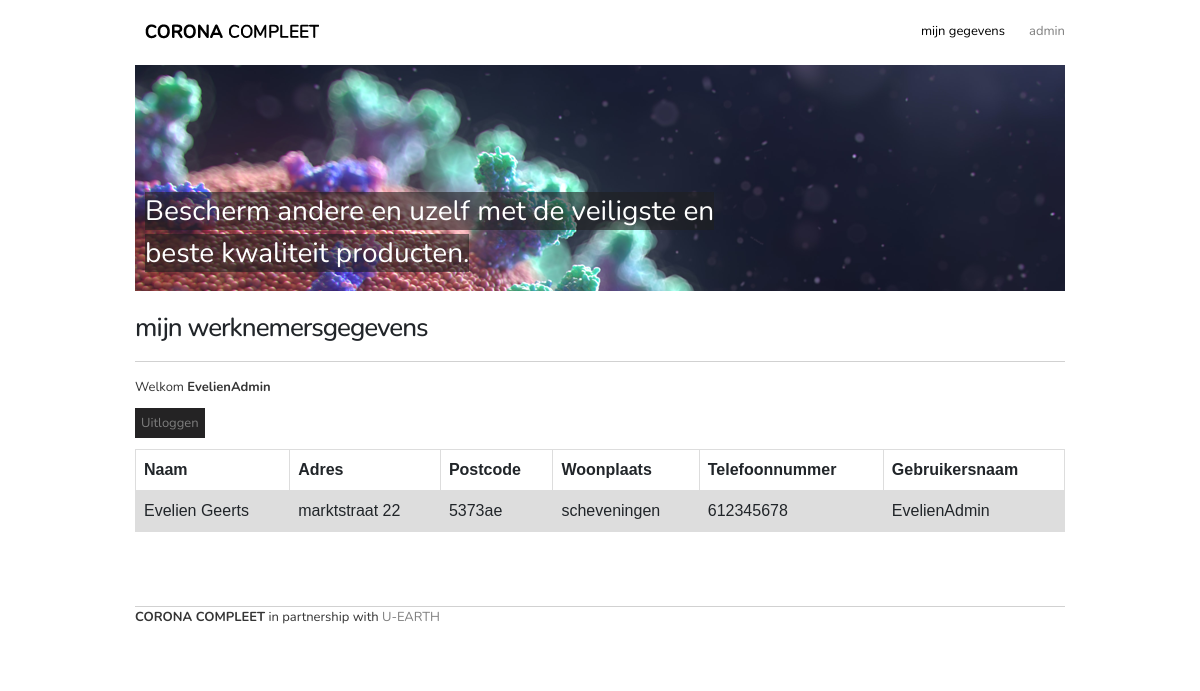
/pagina/mijngegevensw.php (signed in), run on the app's committed database.
### tables this page shows
CREATE TABLE `werknemers` (
  `personeelsnummer` INT(10) NOT NULL AUTO_INCREMENT,
  `naam`VARCHAR(50) NOT NULL,
  `adres`VARCHAR(50) NOT NULL,
  `postcode`VARCHAR(6) NOT NULL,
  `woonplaats`VARCHAR(50) NOT NULL,
  `gebruikersnaam` VARCHAR(20) NOT NULL UNIQUE ,
  `telefoonnummer`INT(10) NOT NULL,
  `wachtwoord` VARCHAR(20) NOT NULL,
  PRIMARY KEY (`personeelsnummer`)
);

### models/functions.php (called while the page is built, shortened)
<?php
function ExecuteQuery($conn, $query, $params = array()) {
  $stmt = $conn->prepare($query);
  $stmt->execute($params);
return $stmt;
}
function FetchQuery($conn, $query, $params = array()) {
    return ExecuteQuery($conn, $query, $params)->fetchAll(PDO::FETCH_ASSOC);
}
?>

### pagina/mijngegevensw.php (the view, shortened to what this page needs)
<?php
$page = 'mijngegevens';
include('../models/server.php');
include('../models/config.php');
include('../models/functions.php');
?>
<!DOCTYPE html>
<html lang="nl">
<head>
	<link rel='stylesheet' href='https://cdnjs.cloudflare.com/ajax/libs/font-awesome/5.9.0/css/all.min.css' />
	<link rel="stylesheet" href="https://localhost/git-coronacompleet/BLOK4/css/bootstrap.css">
	<link rel="stylesheet" href="https://localhost/git-coronacompleet/BLOK4/css/bootstrap-grid.css">
	<link rel="stylesheet" href="https://localhost/git-coronacompleet/BLOK4/css/style.css">
</head>
<body>
	<div class="container">
		<header>
			<a href="https://localhost/git-coronacompleet/BLOK4/index.php"><h1>CORONA COMPLEET</h1></a>
			<nav>
				<ul class="nav-list">
					<li><a href="https://localhost/git-coronacompleet/BLOK4/pagina/mijngegevensw.php"<?php if(isset($page) && $page == "mijngegevens") echo " class='selected'";?>>Mijn gegevens</a>
					</li>
					<li><a href="https://localhost/git-coronacompleet/BLOK4/pagina/admin.php"<?php if(isset($page) && $page == "admin") echo " class='selected'";?>>Admin</a></li>
				</ul>
			</nav>
			<div class="banner">
				<span class="spanwrap">
					Bescherm andere en uzelf met de veiligste en beste kwaliteit producten.
				</span>
			</div>
		</header>
<div class="header">
<br>
<h2>mijn werknemersgegevens</h2>
</div>
    <?php if (isset($_SESSION['gebruikersnaam'])):?>
    <p>Welkom <strong><?php echo $_SESSION['gebruikersnaam']; ?></strong></p>
    <div class="input-group">
    <p><a href="../models/logout.php"class="button">Uitloggen</a></p>
    </div>
    <?php endif ?>
<table>
<tr>
<th>Naam</th>
<th>Adres</th>
<th>Postcode</th>
<th>Woonplaats</th>
<th>Telefoonnummer</th>
<th>Gebruikersnaam</th>
</tr>
<?php
$result = FetchQuery($conn, "SELECT naam, adres, postcode, woonplaats, telefoonnummer, gebruikersnaam FROM werknemers WHERE gebruikersnaam= '$_SESSION[gebruikersnaam]'");
foreach ($result as $row) {
		echo "<tr>
		<td>" . $row['naam'] . "</td>
		<td>" . $row['adres'] . "</td>
		<td>" . $row['postcode'] . "</td>
        <td>" . $row['woonplaats'] . "</td>
        <td>" . $row['telefoonnummer'] . "</td>
        <td>" . $row['gebruikersnaam'] . "</td> " ;
    }
?>
</table>
<br>
<div>
<footer class="borderfooter">
<p><strong>CORONA COMPLEET</strong> in partnership with <a href="https://www.u-earth.eu/">U-EARTH</a></p>
</footer>
</div>
</body>
</html>

### css/style.css (style rules this page uses)
body { font-family: 'Nunito', sans-serif; overflow-y:scroll; }
p { font-size: 33px; line-height: initial; color: #353535; }
h1, h2, h3 { letter-spacing: -1px; }
h2, h3 { font-size: 56px; text-transform: lowercase; border-bottom: 1px solid #d1d1d1; padding-bottom: 20px; margin-bottom: 15px; line-height: 1em; }
a { color: #7e7e7e; text-decoration: none; }
a:hover, .selected { color: black; }
li { margin-left: 24px; }
.button { background-color: #242324; padding: 6px; color: #7e7e7e; }
ul { font-size: 33px; color: #353535; }
.borderfooter { border-top: 1px solid #d1d1d1; padding-bottom: 20px; margin-top: 50px; margin-bottom: 15px; line-height: 1em; }
.container { margin-left: initial; max-width: initial; }
@media (min-width: 992px) { p { font-size: 13px; line-height: 20px; } }
@media (min-width: 992px) { h2, h3 { font-size: 26px; text-transform: lowercase; } }
@media (min-width: 992px) { .container { margin-left: auto; max-width: 960px; } }
header { overflow: hidden; height:291px; }
header h1 { background: url(../img/logo.png) no-repeat; text-indent: -9999px; width: 174px; height: 23px; margin: 35px 10px 22px; float: left; }
@media (min-width: 992px) { header h1 { background: url(../img/logo.png) no-repeat; text-indent: -9999px; width: 174px; height: 23px; margin: 20px 10px 22px; float: left; } }
.nav-list { background: url(../img/logo.png) no-repeat; background-position: 6% 4%; position: fixed; top: 0; left: 0; width: 100%; height: 100vh; list-style: none; background-color: whitesmoke; z-index: 900; display: flex; flex-direction: column; justify-content: center; opacity: 0; transform: scale(0); transition: opacity 650ms; }
nav { float: right; padding-top: 22px; }
nav li { display: inline; position: relative; }
nav a { text-transform: lowercase; }
@media (min-width: 992px) { .nav-list { background: none; position: initial; font-size: 13px; width: initial; height: initial; background-color: initial; flex-direction: row; opacity: initial; margin: 0; padding: 0; transform: scale(1); } }
.banner { background: url(../img/virus.png) no-repeat; width: 100%; height: 100%; clear: both; padding-left: 10px; padding-top: 125px; padding-inline-end: 300px; margin-top: 100px; max-height: 231px; }
.spanwrap { color: white; font-size: 28px; width: 100px; inline-size: 23px; background-color: rgba(30,30,30,0.6); transform: scale(0); opacity: 0; }
@media (min-width: 992px) { .banner { margin-top: initial; } }
@media (min-width: 992px) { .spanwrap { transform: scale(1); opacity: 1; } }
* { box-sizing: border-box; }
table { font-family: arial, sans-serif; border-collapse: collapse; width: 100%; }
td, th { border: 1px solid #dddddd; text-align: left; padding: 8px; }
tr:nth-child(even) { background-color: #dddddd; }

### data on the page
werknemers: naam "Evelien Geerts", adres "marktstraat 22", postcode "5373ae", woonplaats "scheveningen", telefoonnummer "612345678", gebruikersnaam "EvelienAdmin"

### other printed values
$_SESSION['gebruikersnaam'] "EvelienAdmin"
